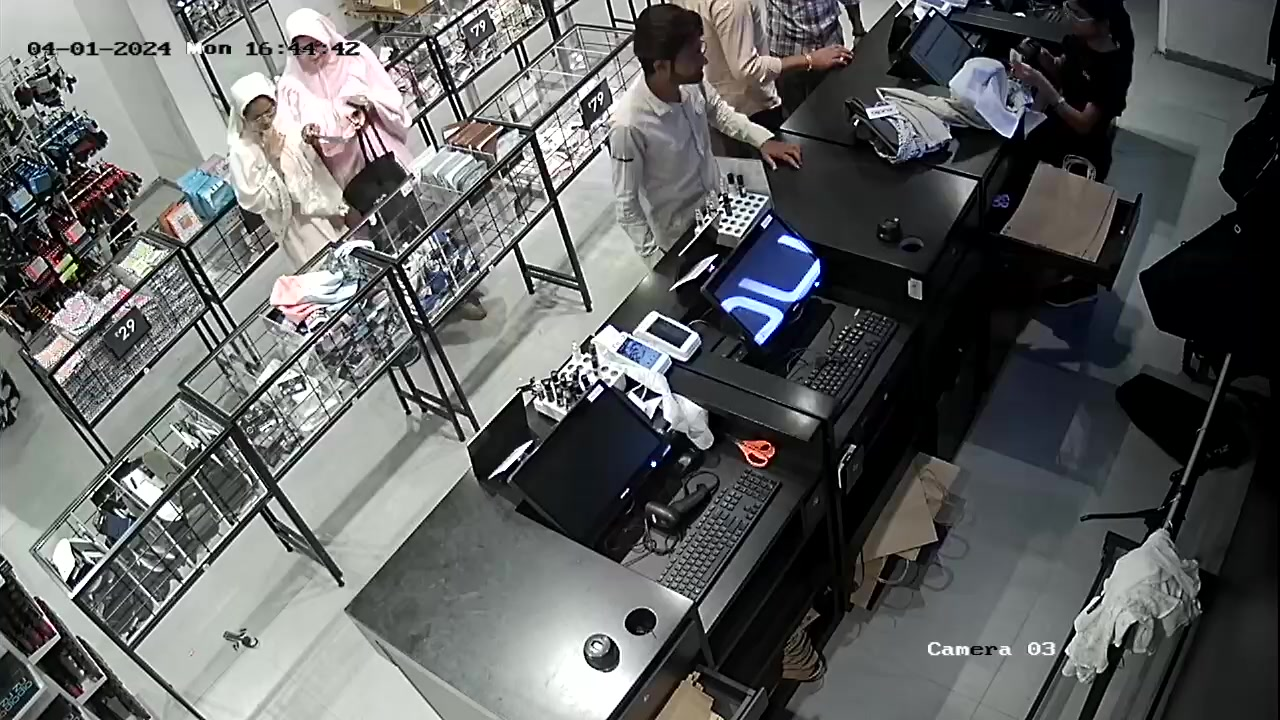
#> input picture Z143/images/Z143_channel_no_3.jpg, 1280 x 720 px
$ python show_poly.py
#> lines starting #> are read from the running program, lines starting #| are printed output that depends on the picture; after the words box and inside, x2 and y2 are one past the last pixel; in counts of white or black regions, pixels touching at a corner belong together
import numpy as np
import cv2

# Create a black image
image = cv2.imread('Z143_channel_no_3.jpg')
#> image is the input picture: shape (720, 1280, 3); mean B, G, R 97.1, 97.3, 95.5

# Define points for multiple polygons
polygons = [
    np.array([[1065, 717], [1280, 0], [926, 0],[382,641],[500,719]], np.int32),  # E
    np.array([[382, 641],[926, 0], [610, 0],[47,554]], np.int32),  # L1
    np.array([[47, 554], [610, 0], [411, 0], [20,332]], np.int32)  # L2
]

# Reshape the points array into a 3D array with one entry for each polygon
polygons = [polygon.reshape((-1, 1, 2)) for polygon in polygons]

# Draw each polygon on the image
for polygon in polygons:
    cv2.polylines(image, [polygon], isClosed=True, color=(0, 255, 0), thickness=2)
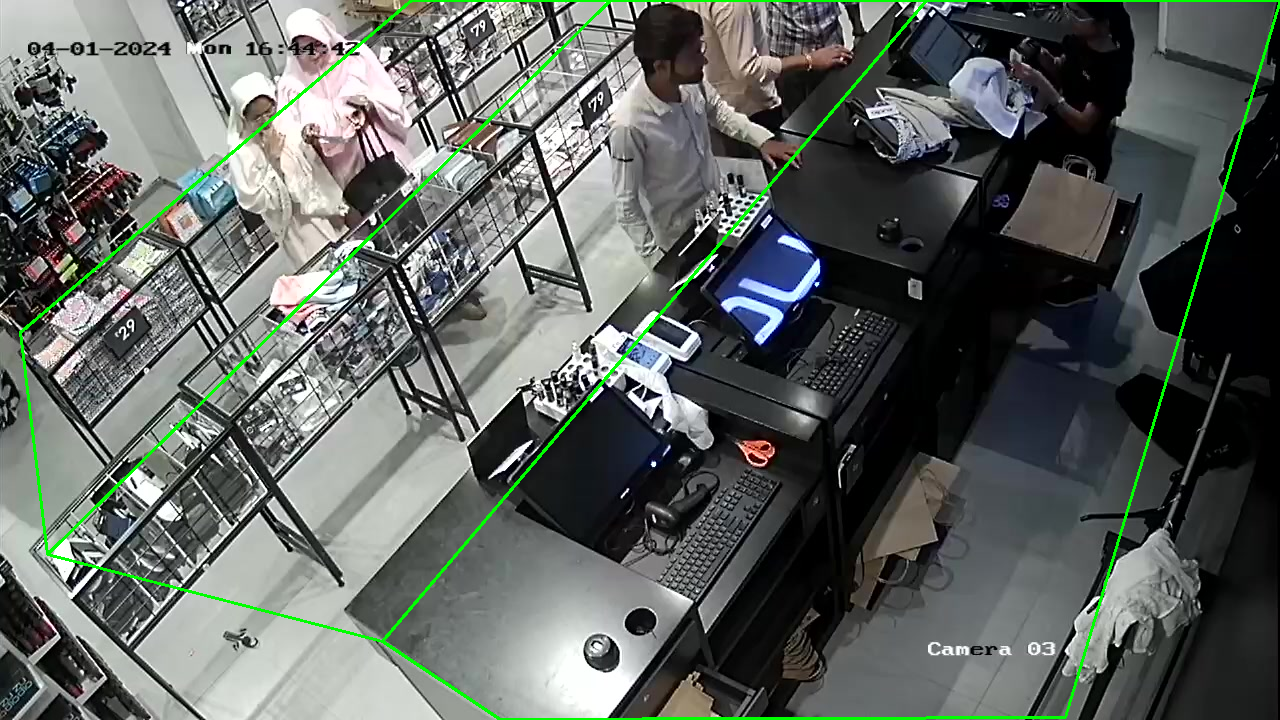
#> image: shape (720, 1280, 3); 1.56% of pixels changed, all inside (x1, y1, x2, y2) = (19, 0, 1280, 720)

# Display the image
cv2.imshow('Polygons', image)
cv2.waitKey(0)
cv2.destroyAllWindows()

$ run again, with Z143/images/Z143_channel_no_1.jpg copied over Z143/images/Z143_channel_no_3.jpg
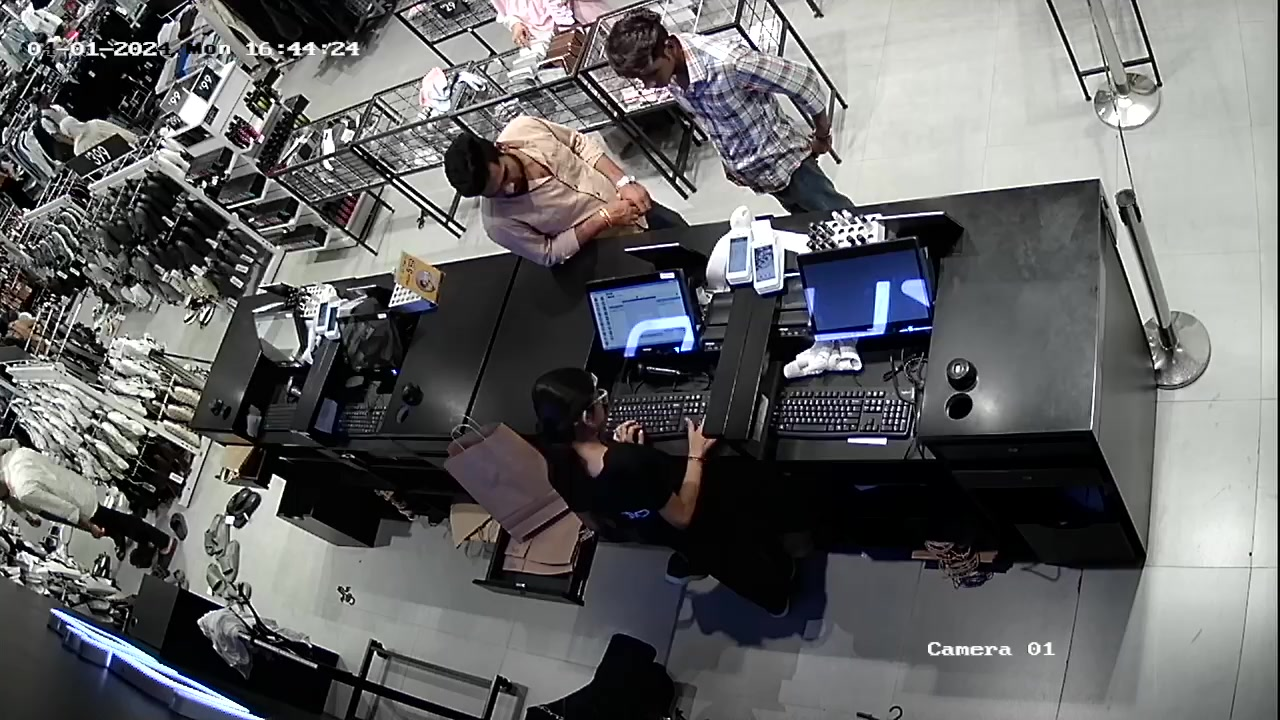
#> input picture Z143/images/Z143_channel_no_1.jpg, 1280 x 720 px
#> image is the input picture: shape (720, 1280, 3); mean B, G, R 102.3, 101.4, 100.9
#> after the loop `for polygon in polygons:`:
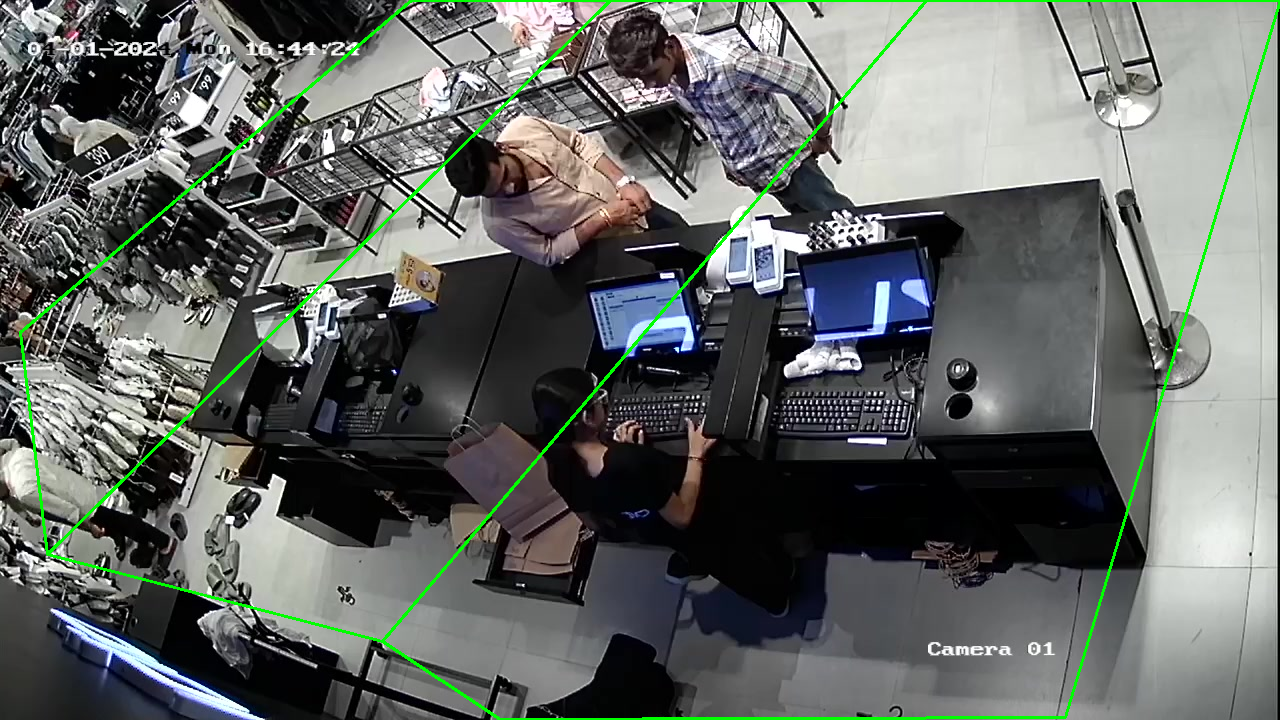
#> image: shape (720, 1280, 3); 1.56% of pixels changed, all inside (x1, y1, x2, y2) = (19, 0, 1280, 720)

$ run again, with Z143/images/Z143_channel_no_2.jpg copied over Z143/images/Z143_channel_no_3.jpg
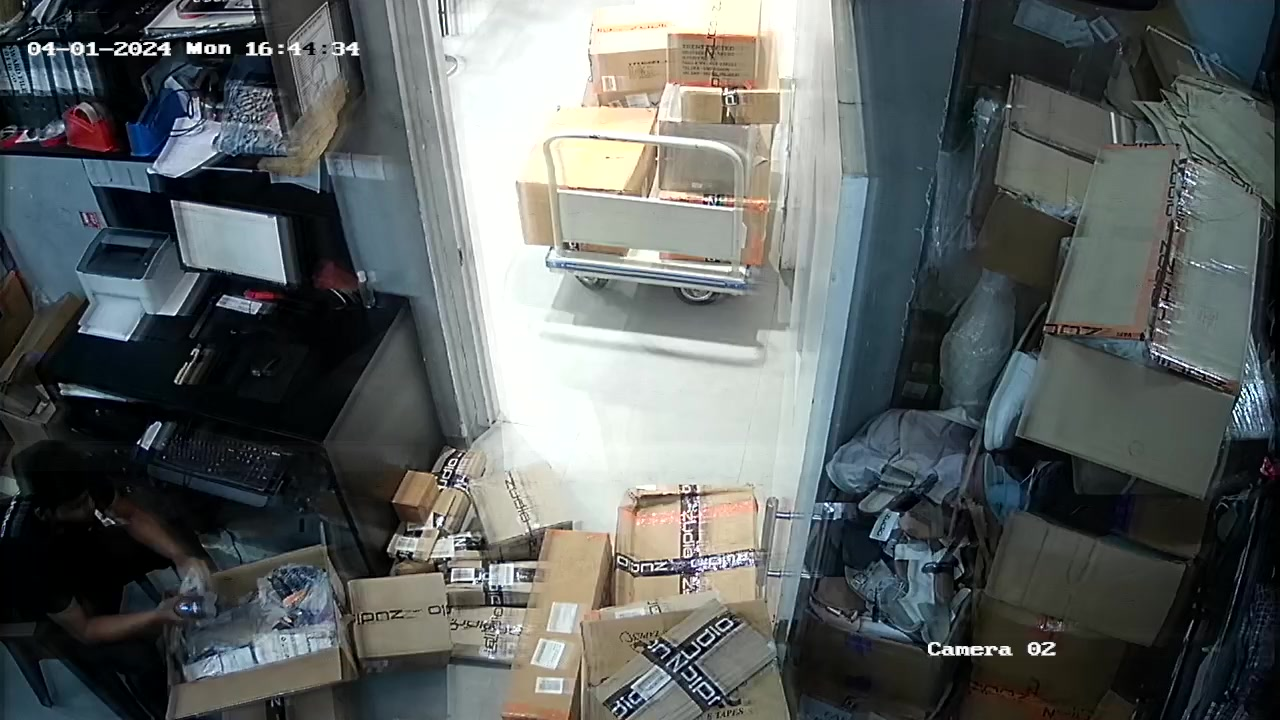
#> input picture Z143/images/Z143_channel_no_2.jpg, 1280 x 720 px
#> image is the input picture: shape (720, 1280, 3); mean B, G, R 97.4, 98.1, 92.7
#> after the loop `for polygon in polygons:`:
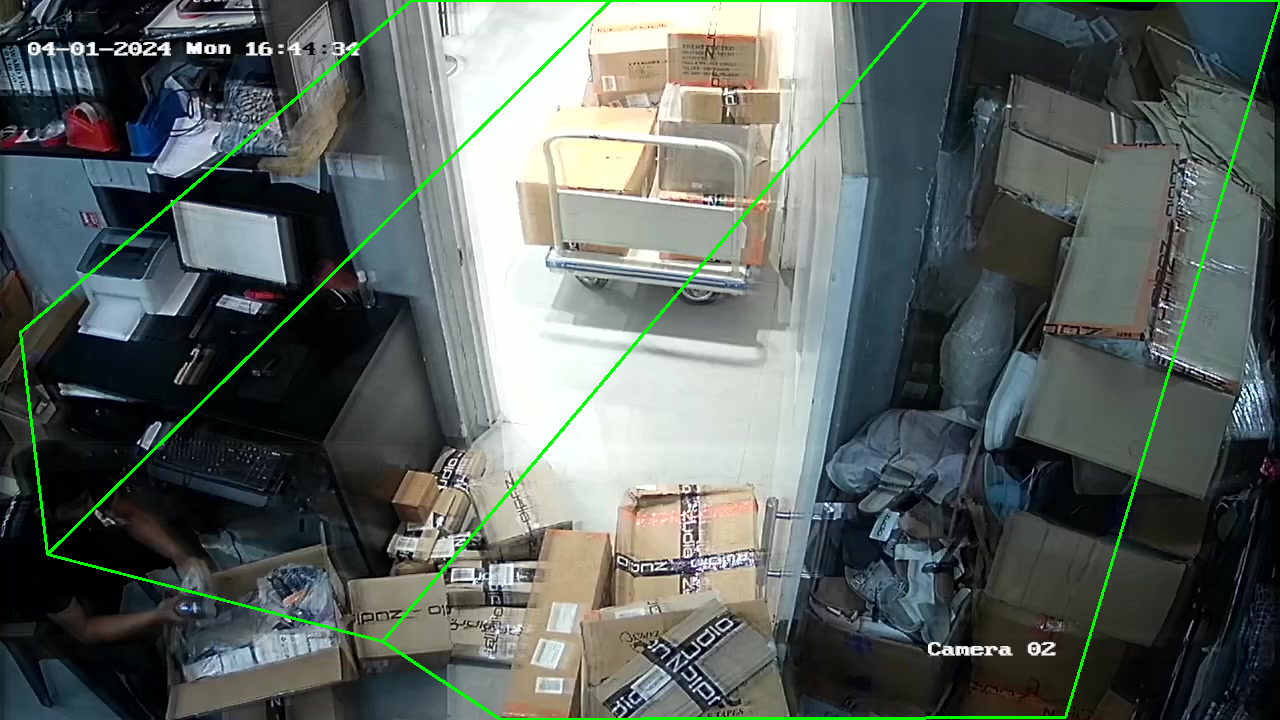
#> image: shape (720, 1280, 3); 1.56% of pixels changed, all inside (x1, y1, x2, y2) = (19, 0, 1280, 720)

$ run again, with Z143/images/Z143_channel_no_4.jpg copied over Z143/images/Z143_channel_no_3.jpg
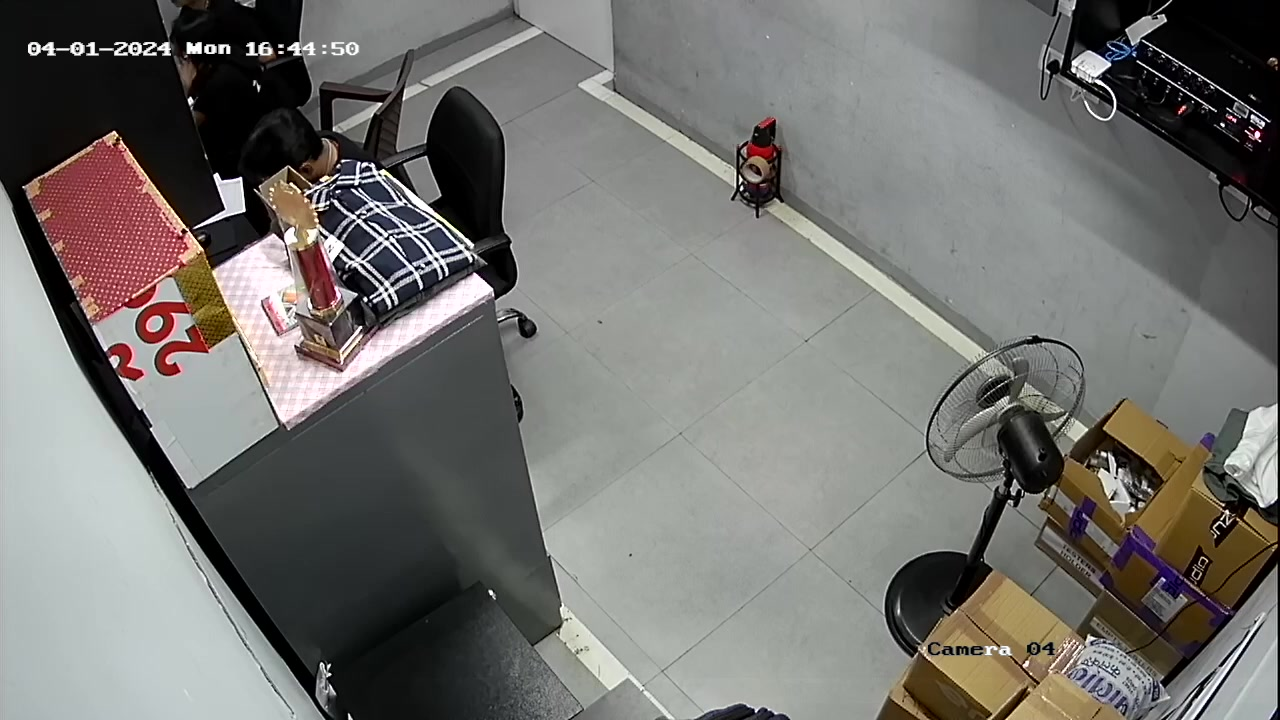
#> input picture Z143/images/Z143_channel_no_4.jpg, 1280 x 720 px
#> image is the input picture: shape (720, 1280, 3); mean B, G, R 111.2, 114.6, 115.8
#> after the loop `for polygon in polygons:`:
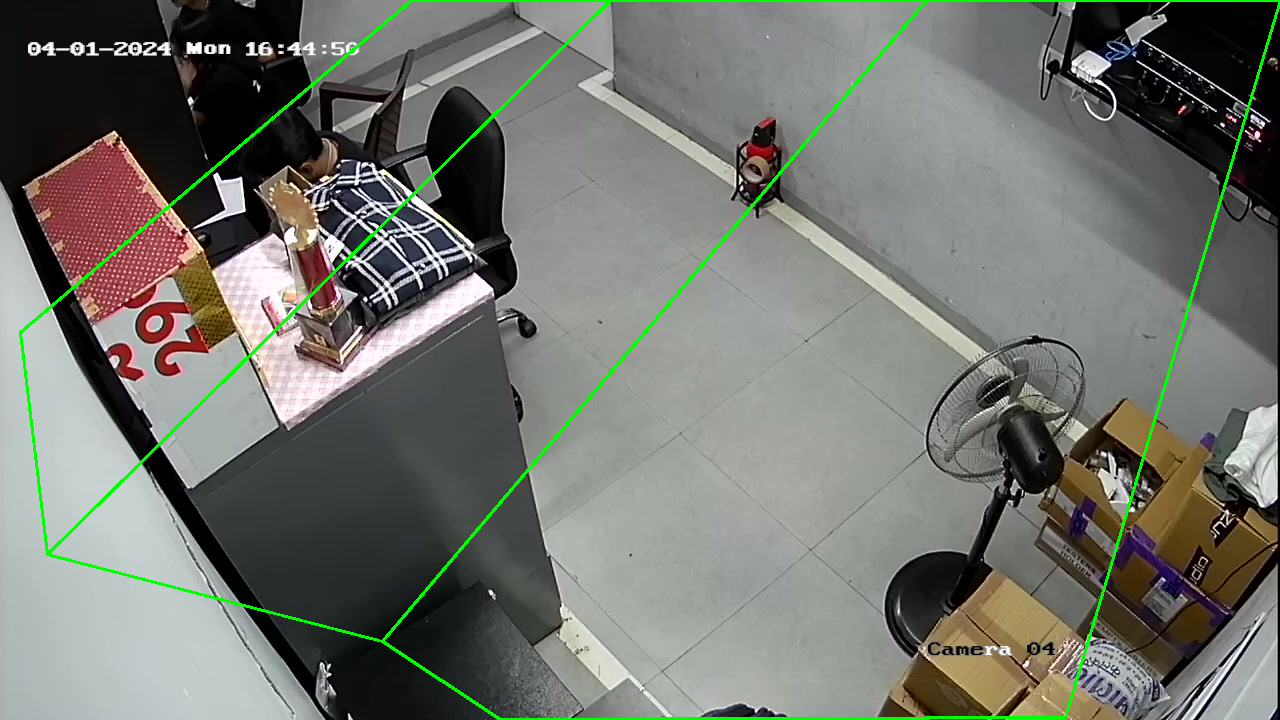
#> image: shape (720, 1280, 3); 1.56% of pixels changed, all inside (x1, y1, x2, y2) = (19, 0, 1280, 720)
